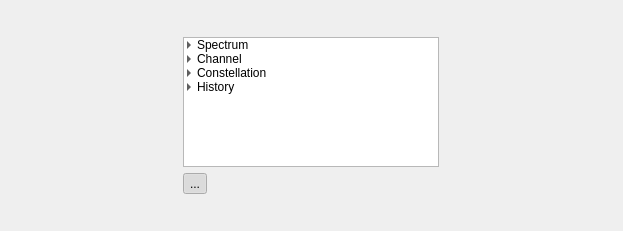
<?xml version="1.0" encoding="UTF-8"?>
<ui version="4.0">
 <class>ChannelWidget</class>
 <widget class="QWidget" name="ChannelWidget">
  <property name="geometry">
   <rect>
    <x>0</x>
    <y>0</y>
    <width>623</width>
    <height>231</height>
   </rect>
  </property>
  <property name="windowTitle">
   <string>Form</string>
  </property>
  <layout class="QVBoxLayout" name="verticalLayout">
   <item>
    <layout class="QHBoxLayout" name="horizontalLayout_2">
     <item>
      <widget class="DRMDetail" name="drmDetail" native="true">
       <property name="sizePolicy">
        <sizepolicy hsizetype="Minimum" vsizetype="Minimum">
         <horstretch>0</horstretch>
         <verstretch>0</verstretch>
        </sizepolicy>
       </property>
      </widget>
     </item>
     <item>
      <spacer name="horizontalSpacer">
       <property name="orientation">
        <enum>Qt::Horizontal</enum>
       </property>
       <property name="sizeHint" stdset="0">
        <size>
         <width>40</width>
         <height>20</height>
        </size>
       </property>
      </spacer>
     </item>
    </layout>
   </item>
   <item>
    <layout class="QGridLayout" name="gridLayout">
     <item row="1" column="0">
      <widget class="QToolButton" name="showOptions">
       <property name="text">
        <string>...</string>
       </property>
       <property name="checkable">
        <bool>true</bool>
       </property>
       <property name="checked">
        <bool>true</bool>
       </property>
      </widget>
     </item>
     <item row="0" column="0">
      <widget class="QTreeWidget" name="chartSelector">
       <property name="sizePolicy">
        <sizepolicy hsizetype="Preferred" vsizetype="Preferred">
         <horstretch>0</horstretch>
         <verstretch>0</verstretch>
        </sizepolicy>
       </property>
       <property name="showDropIndicator" stdset="0">
        <bool>false</bool>
       </property>
       <property name="iconSize">
        <size>
         <width>16</width>
         <height>16</height>
        </size>
       </property>
       <property name="verticalScrollMode">
        <enum>QAbstractItemView::ScrollPerPixel</enum>
       </property>
       <property name="indentation">
        <number>10</number>
       </property>
       <property name="rootIsDecorated">
        <bool>true</bool>
       </property>
       <attribute name="headerVisible">
        <bool>false</bool>
       </attribute>
       <column>
        <property name="text">
         <string>Chart Selector</string>
        </property>
       </column>
       <item>
        <property name="text">
         <string>Spectrum</string>
        </property>
        <property name="flags">
         <set>ItemIsDragEnabled|ItemIsUserCheckable|ItemIsEnabled</set>
        </property>
        <item>
         <property name="text">
          <string>Input PSD</string>
         </property>
         <property name="icon">
          <iconset resource="res/icons.qrc">
           <normaloff>:/icons/CSSpectrumInpPSD.png</normaloff>:/icons/CSSpectrumInpPSD.png</iconset>
         </property>
        </item>
        <item>
         <property name="text">
          <string>Input Spectrum</string>
         </property>
         <property name="icon">
          <iconset resource="res/icons.qrc">
           <normaloff>:/icons/CSSpectrumInpSpectr.png</normaloff>:/icons/CSSpectrumInpSpectr.png</iconset>
         </property>
        </item>
        <item>
         <property name="text">
          <string>Waterfall Input Spectrum</string>
         </property>
         <property name="icon">
          <iconset resource="res/icons.qrc">
           <normaloff>:/icons/CSSpectrumWaterf.png</normaloff>:/icons/CSSpectrumWaterf.png</iconset>
         </property>
        </item>
        <item>
         <property name="text">
          <string>Shifted PSD</string>
         </property>
         <property name="icon">
          <iconset resource="res/icons.qrc">
           <normaloff>:/icons/CSSpectrumShiftedPSD.png</normaloff>:/icons/CSSpectrumShiftedPSD.png</iconset>
         </property>
        </item>
        <item>
         <property name="text">
          <string>SNR Spectrum</string>
         </property>
         <property name="icon">
          <iconset resource="res/icons.qrc">
           <normaloff>:/icons/CSSpectrumSNR.png</normaloff>:/icons/CSSpectrumSNR.png</iconset>
         </property>
        </item>
       </item>
       <item>
        <property name="text">
         <string>Channel</string>
        </property>
        <property name="flags">
         <set>ItemIsDragEnabled|ItemIsUserCheckable|ItemIsEnabled</set>
        </property>
        <item>
         <property name="text">
          <string>Impulse Response</string>
         </property>
         <property name="icon">
          <iconset resource="res/icons.qrc">
           <normaloff>:/icons/CSChannel.png</normaloff>:/icons/CSChannel.png</iconset>
         </property>
        </item>
        <item>
         <property name="text">
          <string>Transfer Function</string>
         </property>
         <property name="icon">
          <iconset resource="res/icons.qrc">
           <normaloff>:/icons/CSTF.png</normaloff>:/icons/CSTF.png</iconset>
         </property>
        </item>
       </item>
       <item>
        <property name="text">
         <string>Constellation</string>
        </property>
        <property name="flags">
         <set>ItemIsDragEnabled|ItemIsUserCheckable|ItemIsEnabled</set>
        </property>
        <item>
         <property name="text">
          <string>FAC / SDC / MSC</string>
         </property>
         <property name="icon">
          <iconset resource="res/icons.qrc">
           <normaloff>:/icons/CSConstellation.png</normaloff>:/icons/CSConstellation.png</iconset>
         </property>
        </item>
        <item>
         <property name="text">
          <string>FAC</string>
         </property>
         <property name="icon">
          <iconset resource="res/icons.qrc">
           <normaloff>:/icons/CSFAC.png</normaloff>:/icons/CSFAC.png</iconset>
         </property>
        </item>
        <item>
         <property name="text">
          <string>SDC</string>
         </property>
         <property name="icon">
          <iconset resource="res/icons.qrc">
           <normaloff>:/icons/CSSDC.png</normaloff>:/icons/CSSDC.png</iconset>
         </property>
        </item>
        <item>
         <property name="text">
          <string>MSC</string>
         </property>
         <property name="icon">
          <iconset resource="res/icons.qrc">
           <normaloff>:/icons/CSMSC.png</normaloff>:/icons/CSMSC.png</iconset>
         </property>
        </item>
       </item>
       <item>
        <property name="text">
         <string>History</string>
        </property>
        <property name="flags">
         <set>ItemIsDragEnabled|ItemIsUserCheckable|ItemIsEnabled</set>
        </property>
        <item>
         <property name="text">
          <string>SNR / Audio</string>
         </property>
         <property name="icon">
          <iconset resource="res/icons.qrc">
           <normaloff>:/icons/CSAudSNRHist.png</normaloff>:/icons/CSAudSNRHist.png</iconset>
         </property>
        </item>
        <item>
         <property name="text">
          <string>Delay / Doppler</string>
         </property>
         <property name="icon">
          <iconset resource="res/icons.qrc">
           <normaloff>:/icons/CSHistoryDelDopp.png</normaloff>:/icons/CSHistoryDelDopp.png</iconset>
         </property>
        </item>
        <item>
         <property name="text">
          <string>Frequency / Sample Rate</string>
         </property>
         <property name="icon">
          <iconset resource="res/icons.qrc">
           <normaloff>:/icons/CSHistoryFreqSam.png</normaloff>:/icons/CSHistoryFreqSam.png</iconset>
         </property>
        </item>
       </item>
      </widget>
     </item>
     <item row="0" column="1">
      <layout class="QVBoxLayout" name="plotLayout"/>
     </item>
    </layout>
   </item>
   <item>
    <layout class="QHBoxLayout" name="horizontalLayout">
     <item>
      <widget class="DRMOptions" name="drmOptions" native="true">
       <property name="sizePolicy">
        <sizepolicy hsizetype="Preferred" vsizetype="Preferred">
         <horstretch>0</horstretch>
         <verstretch>0</verstretch>
        </sizepolicy>
       </property>
       <property name="autoFillBackground">
        <bool>false</bool>
       </property>
      </widget>
     </item>
     <item>
      <spacer name="horizontalSpacer_2">
       <property name="orientation">
        <enum>Qt::Horizontal</enum>
       </property>
       <property name="sizeHint" stdset="0">
        <size>
         <width>40</width>
         <height>20</height>
        </size>
       </property>
      </spacer>
     </item>
    </layout>
   </item>
  </layout>
 </widget>
 <customwidgets>
  <customwidget>
   <class>DRMOptions</class>
   <extends>QWidget</extends>
   <header>drmoptions.h</header>
   <container>1</container>
  </customwidget>
  <customwidget>
   <class>DRMDetail</class>
   <extends>QWidget</extends>
   <header>drmdetail.h</header>
   <container>1</container>
  </customwidget>
 </customwidgets>
 <resources>
  <include location="res/icons.qrc"/>
 </resources>
 <connections/>
</ui>
